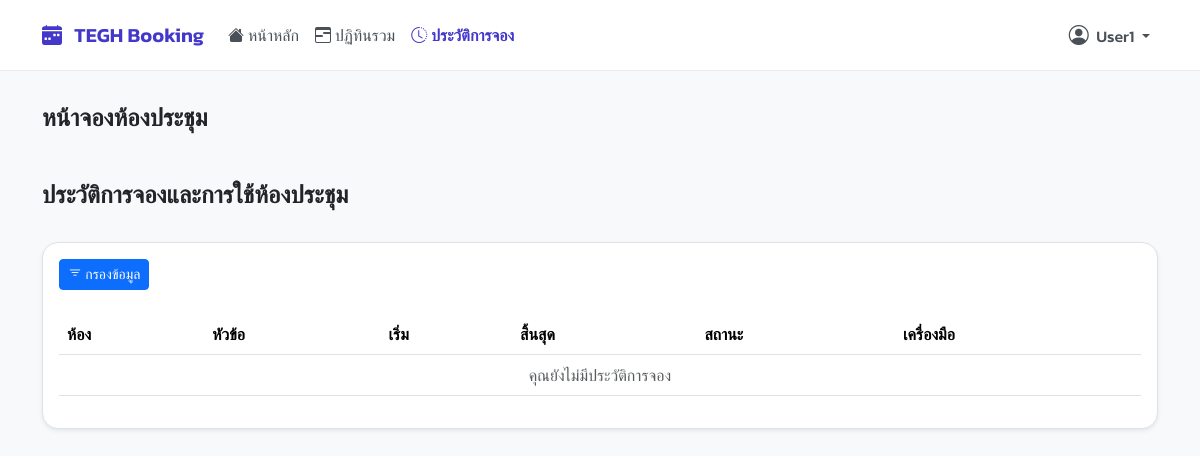
The page /history/ (signed in) on the database as committed earlier.
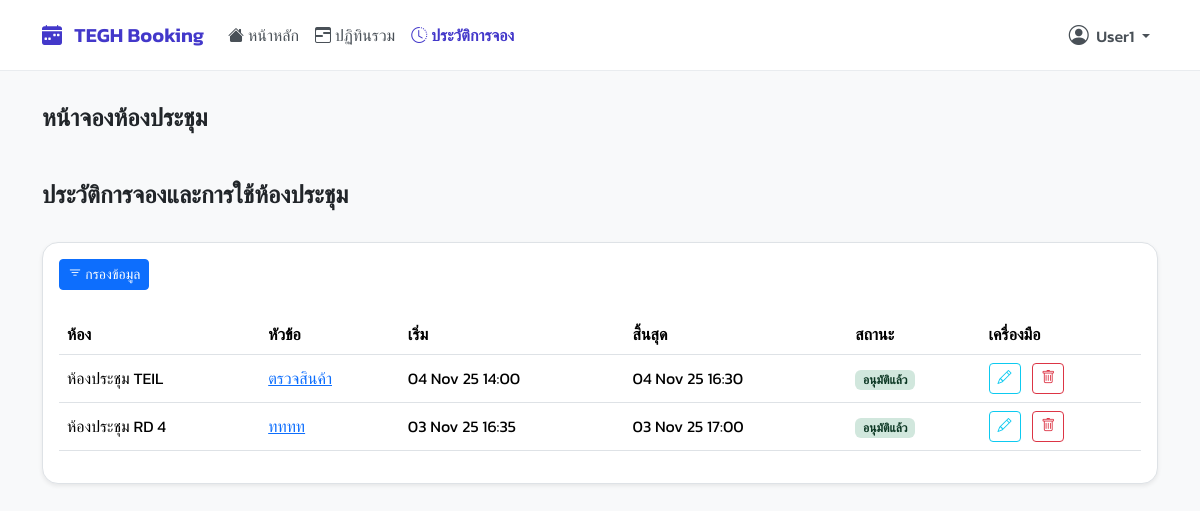
The same page on the database as committed later.
### booking/models.py (models this page shows, shortened)
class Booking(models.Model):
    user = models.ForeignKey(User, on_delete=models.SET_NULL, null=True, related_name='bookings')
    room = models.ForeignKey(Room, on_delete=models.CASCADE, related_name='bookings')
    title = models.CharField(max_length=200)
    start_time = models.DateTimeField()
    end_time = models.DateTimeField()
    chairman = models.CharField(max_length=200, blank=True, null=True)
    department = models.CharField(max_length=200, blank=True, null=True)
    participant_count = models.PositiveIntegerField(default=1)
    participants = models.ManyToManyField(User, related_name='participating_in', blank=True)
    presentation_file = models.FileField(upload_to='presentations/', blank=True, null=True)
    description = models.TextField(blank=True, null=True)
    additional_requests = models.TextField(blank=True, null=True)
    additional_notes = models.TextField(blank=True, null=True)
    STATUS_CHOICES = [
        ('PENDING', 'รออนุมัติ'),
        ('APPROVED', 'อนุมัติแล้ว'),
        ('REJECTED', 'ไม่อนุมัติ'),
        ('CANCELLED', 'ยกเลิกแล้ว'),
    ]
    status = models.CharField(max_length=10, choices=STATUS_CHOICES, default='PENDING')
    created_at = models.DateTimeField(auto_now_add=True)
    updated_at = models.DateTimeField(auto_now=True)

class Room(models.Model):
    name = models.CharField(max_length=100)
    building = models.CharField(max_length=100, blank=True, null=True)
    floor = models.CharField(max_length=50, blank=True, null=True)
    location = models.CharField(max_length=255, blank=True, null=True, help_text="เช่น 'ใกล้ฝ่ายบุคคล'")
    capacity = models.PositiveIntegerField(default=1)
    equipment_in_room = models.TextField(blank=True, null=True, help_text="ระบุอุปกรณ์แต่ละอย่างในบรรทัดใหม่")
    image = models.ImageField(upload_to='room_images/', blank=True, null=True, verbose_name="รูปภาพห้อง")

### booking/views.py (the view)
# urls.py: path('history/', views.history_view, name='history'),
@login_required
def history_view(request):
    bookings = Booking.objects.filter(user=request.user).select_related('room').order_by('-start_time')
    date_f = request.GET.get('date'); room_f = request.GET.get('room'); status_f = request.GET.get('status')
    context = get_base_context(request)
    context.update({
        'my_bookings': bookings,
        'all_rooms': Room.objects.all().order_by('name'),
        'status_choices': Booking.STATUS_CHOICES,
        'current_date': date_f,
        'current_room': room_f,
        'current_status': status_f,
        'now_time': timezone.now()
    })
    return render(request, 'pages/history.html', context)

### booking/views.py (called while the page is built)
def is_admin(user):
    return user.is_authenticated and (user.is_superuser or user.groups.filter(name='Admin').exists())

### templates/pages/history.html (shortened to what this page needs)
{% extends 'base.html' %}
{% load static %}
{% block content %}
<div class="page-header">
    <h5 class="mb-0">ประวัติการจองและการใช้ห้องประชุม</h5>
</div>
<div class="content-card shadow-sm border p-3">
    <form method="GET" class="row g-3 align-items-end mb-4">
        <div class="col-auto">
            <button type="submit" class="btn btn-sm btn-primary">
                <i class="bi bi-filter"></i> กรองข้อมูล
            </button>
        </div>
    </form>
    <div class="table-responsive">
        <table class="table table-hover align-middle">
            <thead>
                <tr>
                    <th>ห้อง</th>
                    <th>หัวข้อ</th>
                    <th>เริ่ม</th>
                    <th>สิ้นสุด</th>
                    <th>สถานะ</th>
                    <th>เครื่องมือ</th>
                </tr>
            </thead>
            <tbody>
                {% for booking in my_bookings %}
                <tr>
                    <td>{{ booking.room.name }}</td>
                    <td><a href="{% url 'booking_detail' booking.id %}">{{ booking.title }}</a></td>
                    <td>{{ booking.start_time|date:"d M y H:i" }}</td>
                    <td>{{ booking.end_time|date:"d M y H:i" }}</td>
                    <td>
                        <span class="badge
                            {% if booking.status == 'APPROVED' %}bg-success-subtle text-success-emphasis
                            {% elif booking.status == 'PENDING' %}bg-warning-subtle text-warning-emphasis
                            {% elif booking.status == 'REJECTED' or booking.status == 'CANCELLED' %}bg-danger-subtle text-danger-emphasis
                            {% else %}bg-secondary-subtle text-secondary-emphasis
                            {% endif %}">
                            {{ booking.get_status_display }}
                        </span>
                    </td>
                    <td>
                        {% if booking.status == 'PENDING' or booking.status == 'APPROVED' %}
                            <a href="{% url 'edit_booking' booking.id %}" class="btn btn-sm btn-outline-info me-2" title="แก้ไข">
                                <i class="bi bi-pencil"></i>
                            </a>
                        {% endif %}
                        {% if booking.status != 'CANCELLED' and booking.status != 'REJECTED' %}
                        <button type="button" class="btn btn-sm btn-outline-danger"
                                data-bs-toggle="modal" data-bs-target="#deleteModal"
                                data-booking-id="{{ booking.id }}"
                                data-booking-title="{{ booking.title }}"
                                data-delete-url="{% url 'delete_booking' booking.id %}"
                                title="ยกเลิกการจอง">
                            <i class="bi bi-trash"></i>
                        </button>
                        {% endif %}
                    </td>
                </tr>
                {% empty %}
                <tr>
                    <td colspan="6" class="text-center text-muted">คุณยังไม่มีประวัติการจอง</td>
                </tr>
                {% endfor %}
            </tbody>
        </table>
    </div>
</div>
{% endblock %}

### templates/base.html (shortened to what this page needs)
{% load static %}
<!DOCTYPE html>
<html lang="th">
<head>
    <link href="https://cdn.jsdelivr.net/npm/bootstrap@5.3.3/dist/css/bootstrap.min.css" rel="stylesheet">
    <link rel="stylesheet" href="https://cdn.jsdelivr.net/npm/bootstrap-icons@1.11.3/font/bootstrap-icons.min.css">
    <link href="https://cdn.jsdelivr.net/npm/select2@4.1.0-rc.0/dist/css/select2.min.css" rel="stylesheet" />
    <link rel="stylesheet" href="https://cdn.jsdelivr.net/npm/select2-bootstrap-5-theme@1.3.0/dist/select2-bootstrap-5-theme.min.css" />
    <link rel="stylesheet" href="{% static 'css/theme.css' %}">
</head>
<body>
    <nav class="navbar navbar-expand-lg fixed-top" id="main-navbar">
        <div class="container-xl">
            <a class="navbar-brand" href="{% url 'dashboard' %}">
                <i class="bi bi-calendar-week-fill me-2"></i> TEGH Booking
            </a>
            <div class="collapse navbar-collapse" id="mainNavbar">
                <ul class="navbar-nav me-auto mb-2 mb-lg-0">
                    {% for item in menu_items %}
                        {% if item.show %}
                            <li class="nav-item">
                                <a class="nav-link {% if item.active %}active{% endif %} d-flex align-items-center" href="{% url item.url_name %}">
                                    <i class="{{ item.icon }} me-1"></i>
                                    {{ item.label }}
                                </a>
                            </li>
                        {% endif %}
                    {% endfor %}
                </ul>
                <ul class="navbar-nav ms-auto mb-2 mb-lg-0">
                    {% if user.is_authenticated %}
                    <li class="nav-item dropdown">
                        <a class="nav-link dropdown-toggle" href="#" id="navbarUserDropdown" role="button" data-bs-toggle="dropdown" aria-expanded="false">
                            <i class="bi bi-person-circle fs-5 me-1"></i>
                            <span class="d-none d-lg-inline">{{ user.get_full_name|default:user.username }}</span>
                        </a>
                    </li>
                    {% endif %}
                </ul>
            </div>
        </div>
    </nav>
    <main class="container-xl main-content-wrapper" id="main-content">
        <div class="page-header" id="page-header">
            <h5 class="mb-0">{% block page_title %}หน้าจองห้องประชุม{% endblock %}</h5>
        </div>
        {% block content %}
        {% endblock %}
    </main>
</body>
</html>

### static/css/theme.css (style rules this page uses)
body { background-color: #f8fafc; font-family: 'Prompt', sans-serif; min-height: 100vh; display: flex; }

### templates/base.html (style rules this page uses)
body { background-color: #f8f9fa; font-family: 'Kanit', sans-serif; font-weight: 400; }
.navbar { box-shadow: none; background-color: #fff; padding-top: 0.75rem; padding-bottom: 0.75rem; border-bottom: 1px solid #e9ecef; }
.navbar-brand { color: #4338ca !important; font-weight: 600; }
.navbar .nav-link { color: #495057; font-weight: 500; padding-left: 0.75rem; padding-right: 0.75rem; transition: color 0.2s ease-in-out; }
.navbar .nav-link.active { color: #4338ca; font-weight: 600; }
.main-content-wrapper { padding-top: 5.5rem; padding-bottom: 1.5rem; }
.page-header { background-color: transparent; padding: 1rem 0rem; margin-bottom: 1rem; border-radius: 0; box-shadow: none; border: none; display: flex; justify-content: space-between; align-items: center; }
.page-header h5 { margin-bottom: 0; color: #212529; font-weight: 600; font-size: 1.5rem; }
.content-card { background-color: #ffffff; padding: 1.5rem 2rem; border-radius: 1rem; box-shadow: 0 4px 12px rgba(0, 0, 0, 0.05); border: 1px solid #e9ecef; }

Rows that differ between the two databases and show on the page:
added Booking: room.name "ห้องประชุม TEIL", title "ตรวจสินค้า", start_time "04 Nov 25 14:00", end_time "04 Nov 25 16:30", status "อนุมัติแล้ว"
added Booking: room.name "ห้องประชุม RD 4", title "ทททท", start_time "03 Nov 25 16:35", end_time "03 Nov 25 17:00", status "อนุมัติแล้ว"
Other text that changed with them:
text no longer shown: "คุณยังไม่มีประวัติการจอง"
